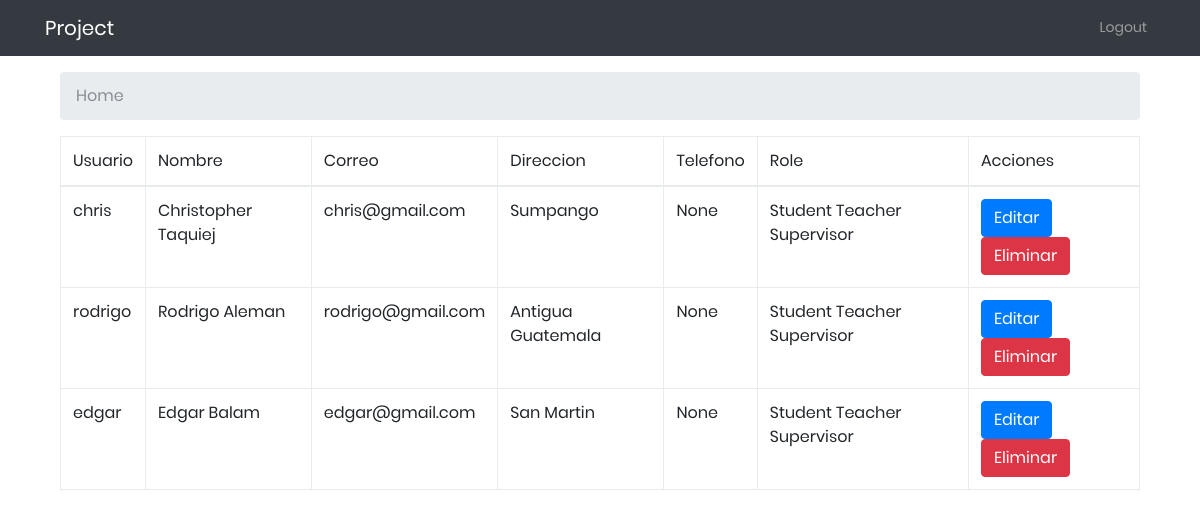
The page /users/all/ (signed in) on the database its author committed.
### users/models.py (models this page shows, shortened)
class CustomUser(AbstractUser):
    first_name = models.CharField(max_length=50)
    last_name = models.CharField(max_length=50)
    address = models.CharField(max_length=50)
    telephone = models.IntegerField(null=True, blank=True)
    classroom = models.ForeignKey(ClassRoom, null=True, blank=True, on_delete=models.CASCADE)

### users/views.py (the view)
# urls.py: path('all/', views.UserList.as_view(), name='users'),
class UserList(generic.ListView):
	model = CustomUser
	template_name = 'list.html'

### templates/list.html (shortened to what this page needs)
{% extends 'base.html' %}
{% block nav %}
    {% if user.is_authenticated %}
        <li class="nav-item">
            <a class="nav-link" href="{% url 'logout' %}"> Logout </a>
        </li>
    {% endif %}
{% endblock %}
{% block content %}
{% if user.is_authenticated %}
    <div class="container">
        <nav aria-label="breadcrumb">
            <ol class="breadcrumb">
                <li class="breadcrumb-item active" aria-current="page">Home</li>
            </ol>
        </nav>
        <table class="table table-bordered">
            <thead>
                <tr>
                    <td>Usuario</td>
                    <td>Nombre</td>
                    <td>Correo</td>
                    <td>Direccion</td>
                    <td>Telefono</td>
                    <td>Role</td>
                    <td>Acciones</td>
                </tr>
            </thead>
            <tbody>
                {% for user in object_list %}
                {% if user.is_superuser %}
                {% else %}
                <tr>
                    <td>{{ user.username }}</td>
                    <td>{{ user.first_name }} {{ user.last_name }}</td>
                    <td>{{ user.email }}</td>
                    <td>{{ user.address }}</td>
                    <td>{{ user.telephone }}</td>
                    <td>
                        {% load permission_tags %}
                        {% if user|has_role:'student' %}
                        Student
                        {% endif %}
                        {% if user|has_role:'teacher' %}
                        Teacher
                        {% endif %}
                        {% if user|has_role:'supervisor' %}
                        Supervisor
                        {% endif %}
                    </td>
                    <td><a class="btn btn-primary" href="{% url 'userupdate' user.id %}">Editar</a> <a class="btn btn-danger" href="{% url 'userdelete' user.id %}">Eliminar</a></td>
                </tr>
                {% endif %}
                {% endfor %}
            </tbody>
        </table>
    </div>
</div>
{% endif %}
{% endblock %}

### templates/base.html (shortened to what this page needs)
{% load staticfiles %}
<!DOCTYPE html>
<html lang="en">
    <head>
        <link rel="stylesheet" href="https://use.fontawesome.com/releases/v5.2.0/css/all.css">
        <link rel="stylesheet" type="text/css" href="{% static 'vendor/bootstrap/css/bootstrap.min.css' %}">
        <link rel="stylesheet" type="text/css" href="{% static 'fonts/font-awesome-4.7.0/css/font-awesome.min.css' %}">
        <link rel="stylesheet" type="text/css" href="{% static 'fonts/Linearicons-Free-v1.0.0/icon-font.min.css' %}">
        <link rel="stylesheet" type="text/css" href="{% static 'vendor/animate/animate.css' %}">
        <link rel="stylesheet" type="text/css" href="{% static 'vendor/css-hamburgers/hamburgers.min.css' %}">
        <link rel="stylesheet" type="text/css" href="{% static 'vendor/animsition/css/animsition.min.css' %}">
        <link rel="stylesheet" type="text/css" href="{% static 'vendor/select2/select2.min.css' %}">
        <link rel="stylesheet" type="text/css" href="{% static 'vendor/daterangepicker/daterangepicker.css' %}">
        <link rel="stylesheet" type="text/css" href="{% static 'css/util.css' %}">
        <link rel="stylesheet" type="text/css" href="{% static 'css/main.css' %}">
    </head>
    <body>
        <nav class="navbar navbar-expand-md navbar-dark bg-dark mb-3">
            <div class="container">
                <a class="navbar-brand" href="{% url 'home' %}">
                    Project
                </a>
                <div class="collapse navbar-collapse" id="navbarSupportedContent">
                    <ul class="navbar-nav ml-auto">
                        {% block nav %}{% endblock %}
                    </ul>
                </div>
            </div>
        </nav>
        <div class="container">
            {% block content %}
            {% endblock %}
    </body>
</html>

### statics/css/main.css (style rules this page uses)
* { margin: 0px; padding: 0px; box-sizing: border-box; }
body, html { height: 100%; font-family: Poppins-Regular, sans-serif; }
a { font-family: Poppins-Regular; font-size: 14px; line-height: 1.7; color: #666666; margin: 0px; transition: all 0.4s; -webkit-transition: all 0.4s; -o-transition: all 0.4s; -moz-transition: all 0.4s; }
ul, li { margin: 0px; list-style-type: none; }

### rows shown on the page
CustomUser: username "chris", first_name "Christopher", last_name "Taquiej", email "chris@gmail.com", address "Sumpango", telephone "None"
CustomUser: username "rodrigo", first_name "Rodrigo", last_name "Aleman", email "rodrigo@gmail.com", address "Antigua Guatemala", telephone "None"
CustomUser: username "edgar", first_name "Edgar", last_name "Balam", email "edgar@gmail.com", address "San Martin", telephone "None"
